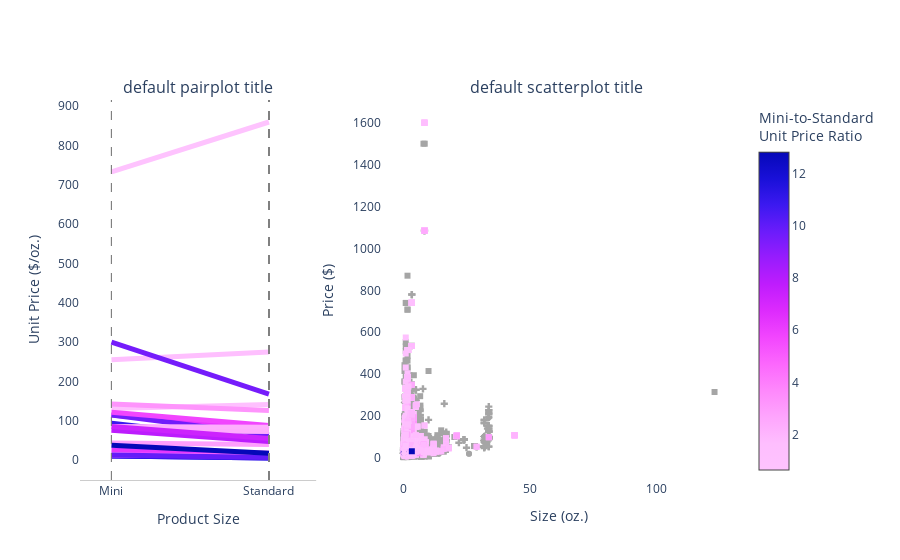

Notebook code for this chart:
### Code cell
fig.show()

### Figure 1 — Plotly figure (JSON) as saved in the notebook; plotly's stock layout.template omitted (floating-point values rounded to 4 significant figures; data arrays with more than 128 entries replaced by an {"elided": "..."} marker saying what was removed)
{"data": [{"line": {"width": 5}, "marker": {"color": "rgb(254.0, 191.4059280679559, 254.0)"}, "mode": "lines", "showlegend": false, "type": "scatter", "x": ["Mini", "Standard"], "xaxis": "x", "y": [255.6, 275], "yaxis": "y"}, {"hovertemplate": "Unit Price: %{y:$.2f} <br>%{text}", "marker": {"cmax": 12.82, "cmin": 0.6429, "color": "rgba(0,0,0,0)", "colorbar": {"thickness": 25, "title": {"text": "Unit Price Ratio"}, "x": 0.9, "xref": "container"}, "colorscale": [[0, "#fec3fe"], [0.08333, "#febefe"], [0.1667, "#fea5fd"], [0.25, "#fe88fc"], [0.3333, "#fc67fd"], [0.4167, "#f246fe"], [0.5, "#dd2bfd"], [0.5833, "#bf1cfd"], [0.6667, "#981cfd"], [0.75, "#6b1cfb"], [0.8333, "#3c19f0"], [0.9167, "#1910d8"], [1, "#0508b8"]], "showscale": false, "size": 0}, "mode": "markers", "text": ["Blush<br>NARS<br>Size: 0.09 oz.<br>Price: $23.0<br>Category: Blush<br>Mini-to-Standard Ratio: %0.93", "Blush<br>NARS<br>Size: 0.16 oz.<br>Price: $44.0<br>Category: Blush<br>Mini-to-Standard Ratio: %0.93"], "type": "scatter", "x": ["Mini", "Standard"], "xaxis": "x", "y": [255.6, 275], "yaxis": "y"}, {"line": {"width": 5}, "marker": {"color": "rgb(254.0, 191.5383873231201, 254.0)"}, "mode": "lines", "showlegend": false, "type": "scatter", "x": ["Mini", "Standard"], "xaxis": "x", "y": [131.2, 141.7], "yaxis": "y"}, {"hovertemplate": "Unit Price: %{y:$.2f} <br>%{text}", "marker": {"cmax": 12.82, "cmin": 0.6429, "color": "rgba(0,0,0,0)", "colorbar": {"thickness": 25, "title": {"text": "Unit Price Ratio"}, "x": 0.9, "xref": "container"}, "colorscale": [[0, "#fec3fe"], [0.08333, "#febefe"], [0.1667, "#fea5fd"], [0.25, "#fe88fc"], [0.3333, "#fc67fd"], [0.4167, "#f246fe"], [0.5, "#dd2bfd"], [0.5833, "#bf1cfd"], [0.6667, "#981cfd"], [0.75, "#6b1cfb"], [0.8333, "#3c19f0"], [0.9167, "#1910d8"], [1, "#0508b8"]], "showscale": false, "size": 0}, "mode": "markers", "text": ["Gifted™ Amazonian Clay Smart Mascara<br>tarte<br>Size: 0.16 oz.<br>Price: $21.0<br>Category: Mascara<br>Mini-to-Standard Ratio: %0.93", "Gifted™ Amazonian Clay Smart Mascara<br>tarte<br>Size: 0.24 oz.<br>Price: $34.0<br>Category: Mascara<br>Mini-to-Standard Ratio: %0.93"], "type": "scatter", "x": ["Mini", "Standard"], "xaxis": "x", "y": [131.2, 141.7], "yaxis": "y"}, {"line": {"width": 5}, "marker": {"color": "rgb(254.0, 148.11385820415865, 252.41771924841927)"}, "mode": "lines", "showlegend": false, "type": "scatter", "x": ["Mini", "Standard"], "xaxis": "x", "y": [142.9, 126.7], "yaxis": "y"}, {"hovertemplate": "Unit Price: %{y:$.2f} <br>%{text}", "marker": {"cmax": 12.82, "cmin": 0.6429, "color": "rgba(0,0,0,0)", "colorbar": {"thickness": 25, "title": {"text": "Unit Price Ratio"}, "x": 0.9, "xref": "container"}, "colorscale": [[0, "#fec3fe"], [0.08333, "#febefe"], [0.1667, "#fea5fd"], [0.25, "#fe88fc"], [0.3333, "#fc67fd"], [0.4167, "#f246fe"], [0.5, "#dd2bfd"], [0.5833, "#bf1cfd"], [0.6667, "#981cfd"], [0.75, "#6b1cfb"], [0.8333, "#3c19f0"], [0.9167, "#1910d8"], [1, "#0508b8"]], "showscale": false, "size": 0}, "mode": "markers", "text": ["They're Real! Lengthening Mascara<br>Benefit Cosmetics<br>Size: 0.14 oz.<br>Price: $20.0<br>Category: Mascara<br>Mini-to-Standard Ratio: %1.13", "They're Real! Lengthening Mascara<br>Benefit Cosmetics<br>Size: 0.3 oz.<br>Price: $38.0<br>Category: Mascara<br>Mini-to-Standard Ratio: %1.13"], "type": "scatter", "x": ["Mini", "Standard"], "xaxis": "x", "y": [142.9, 126.7], "yaxis": "y"}, {"line": {"width": 5}, "marker": {"color": "rgb(117.26619009348154, 28.0, 251.45627511526584)"}, "mode": "lines", "showlegend": false, "type": "scatter", "x": ["Mini", "Standard"], "xaxis": "x", "y": [300, 167.9], "yaxis": "y"}, {"hovertemplate": "Unit Price: %{y:$.2f} <br>%{text}", "marker": {"cmax": 12.82, "cmin": 0.6429, "color": "rgba(0,0,0,0)", "colorbar": {"thickness": 25, "title": {"text": "Unit Price Ratio"}, "x": 0.9, "xref": "container"}, "colorscale": [[0, "#fec3fe"], [0.08333, "#febefe"], [0.1667, "#fea5fd"], [0.25, "#fe88fc"], [0.3333, "#fc67fd"], [0.4167, "#f246fe"], [0.5, "#dd2bfd"], [0.5833, "#bf1cfd"], [0.6667, "#981cfd"], [0.75, "#6b1cfb"], [0.8333, "#3c19f0"], [0.9167, "#1910d8"], [1, "#0508b8"]], "showscale": false, "size": 0}, "mode": "markers", "text": ["Hoola Bronzer<br>Benefit Cosmetics<br>Size: 0.08 oz.<br>Price: $24.0<br>Category: Bronzer<br>Mini-to-Standard Ratio: %1.79", "Hoola Bronzer<br>Benefit Cosmetics<br>Size: 0.28 oz.<br>Price: $47.0<br>Category: Bronzer<br>Mini-to-Standard Ratio: %1.79"], "type": "scatter", "x": ["Mini", "Standard"], "xaxis": "x", "y": [300, 167.9], "yaxis": "y"}, {"line": {"width": 5}, "marker": {"color": "rgb(254, 195, 254)"}, "mode": "lines", "showlegend": false, "type": "scatter", "x": ["Mini", "Standard"], "xaxis": "x", "y": [733.3, 860], "yaxis": "y"}, {"hovertemplate": "Unit Price: %{y:$.2f} <br>%{text}", "marker": {"cmax": 12.82, "cmin": 0.6429, "color": "rgba(0,0,0,0)", "colorbar": {"thickness": 25, "title": {"text": "Unit Price Ratio"}, "x": 0.9, "xref": "container"}, "colorscale": [[0, "#fec3fe"], [0.08333, "#febefe"], [0.1667, "#fea5fd"], [0.25, "#fe88fc"], [0.3333, "#fc67fd"], [0.4167, "#f246fe"], [0.5, "#dd2bfd"], [0.5833, "#bf1cfd"], [0.6667, "#981cfd"], [0.75, "#6b1cfb"], [0.8333, "#3c19f0"], [0.9167, "#1910d8"], [1, "#0508b8"]], "showscale": false, "size": 0}, "mode": "markers", "text": ["Caviar Stick Eye Shadow<br>Laura Mercier<br>Size: 0.03 oz.<br>Price: $22.0<br>Category: Eyeshadow<br>Mini-to-Standard Ratio: %0.85", "Caviar Stick Eye Shadow<br>Laura Mercier<br>Size: 0.05 oz.<br>Price: $43.0<br>Category: Eyeshadow<br>Mini-to-Standard Ratio: %0.85"], "type": "scatter", "x": ["Mini", "Standard"], "xaxis": "x", "y": [733.3, 860], "yaxis": "y"}, {"line": {"width": 5}, "marker": {"color": "rgb(59.11522461867459, 24.772486330516323, 239.39329688137687)"}, "mode": "lines", "showlegend": false, "type": "scatter", "x": ["Mini", "Standard"], "xaxis": "x", "y": [94.12, 49], "yaxis": "y"}, {"hovertemplate": "Unit Price: %{y:$.2f} <br>%{text}", "marker": {"cmax": 12.82, "cmin": 0.6429, "color": "rgba(0,0,0,0)", "colorbar": {"thickness": 25, "title": {"text": "Unit Price Ratio"}, "x": 0.9, "xref": "container"}, "colorscale": [[0, "#fec3fe"], [0.08333, "#febefe"], [0.1667, "#fea5fd"], [0.25, "#fe88fc"], [0.3333, "#fc67fd"], [0.4167, "#f246fe"], [0.5, "#dd2bfd"], [0.5833, "#bf1cfd"], [0.6667, "#981cfd"], [0.75, "#6b1cfb"], [0.8333, "#3c19f0"], [0.9167, "#1910d8"], [1, "#0508b8"]], "showscale": false, "size": 0}, "mode": "markers", "text": ["Classic - Skin<br>CLEAN RESERVE<br>Size: 0.34 oz.<br>Price: $32.0<br>Category: Perfume<br>Mini-to-Standard Ratio: %1.92", "Classic - Skin<br>CLEAN RESERVE<br>Size: 2.0 oz.<br>Price: $98.0<br>Category: Perfume<br>Mini-to-Standard Ratio: %1.92"], "type": "scatter", "x": ["Mini", "Standard"], "xaxis": "x", "y": [94.12, 49], "yaxis": "y"}, {"line": {"width": 5}, "marker": {"color": "rgb(47.68667992047713, 21.833717693836977, 231.5565805168986)"}, "mode": "lines", "showlegend": false, "type": "scatter", "x": ["Mini", "Standard"], "xaxis": "x", "y": [11, 5.625], "yaxis": "y"}, {"hovertemplate": "Unit Price: %{y:$.2f} <br>%{text}", "marker": {"cmax": 12.82, "cmin": 0.6429, "color": "rgba(0,0,0,0)", "colorbar": {"thickness": 25, "title": {"text": "Unit Price Ratio"}, "x": 0.9, "xref": "container"}, "colorscale": [[0, "#fec3fe"], [0.08333, "#febefe"], [0.1667, "#fea5fd"], [0.25, "#fe88fc"], [0.3333, "#fc67fd"], [0.4167, "#f246fe"], [0.5, "#dd2bfd"], [0.5833, "#bf1cfd"], [0.6667, "#981cfd"], [0.75, "#6b1cfb"], [0.8333, "#3c19f0"], [0.9167, "#1910d8"], [1, "#0508b8"]], "showscale": false, "size": 0}, "mode": "markers", "text": ["Restore Shampoo<br>Living Proof<br>Size: 2.0 oz.<br>Price: $22.0<br>Category: Shampoo<br>Mini-to-Standard Ratio: %1.96", "Restore Shampoo<br>Living Proof<br>Size: 8.0 oz.<br>Price: $45.0<br>Category: Shampoo<br>Mini-to-Standard Ratio: %1.96"], "type": "scatter", "x": ["Mini", "Standard"], "xaxis": "x", "y": [11, 5.625], "yaxis": "y"}, {"line": {"width": 5}, "marker": {"color": "rgb(47.68667992047713, 21.833717693836977, 231.5565805168986)"}, "mode": "lines", "showlegend": false, "type": "scatter", "x": ["Mini", "Standard"], "xaxis": "x", "y": [11, 5.625], "yaxis": "y"}, {"hovertemplate": "Unit Price: %{y:$.2f} <br>%{text}", "marker": {"cmax": 12.82, "cmin": 0.6429, "color": "rgba(0,0,0,0)", "colorbar": {"thickness": 25, "title": {"text": "Unit Price Ratio"}, "x": 0.9, "xref": "container"}, "colorscale": [[0, "#fec3fe"], [0.08333, "#febefe"], [0.1667, "#fea5fd"], [0.25, "#fe88fc"], [0.3333, "#fc67fd"], [0.4167, "#f246fe"], [0.5, "#dd2bfd"], [0.5833, "#bf1cfd"], [0.6667, "#981cfd"], [0.75, "#6b1cfb"], [0.8333, "#3c19f0"], [0.9167, "#1910d8"], [1, "#0508b8"]], "showscale": false, "size": 0}, "mode": "markers", "text": ["Restore Conditioner<br>Living Proof<br>Size: 2.0 oz.<br>Price: $22.0<br>Category: Conditioner<br>Mini-to-Standard Ratio: %1.96", "Restore Conditioner<br>Living Proof<br>Size: 8.0 oz.<br>Price: $45.0<br>Category: Conditioner<br>Mini-to-Standard Ratio: %1.96"], "type": "scatter", "x": ["Mini", "Standard"], "xaxis": "x", "y": [11, 5.625], "yaxis": "y"}, {"line": {"width": 5}, "marker": {"color": "rgb(230.3602385685885, 55.03459244532806, 253.44572564612326)"}, "mode": "lines", "showlegend": false, "type": "scatter", "x": ["Mini", "Standard"], "xaxis": "x", "y": [26, 18], "yaxis": "y"}, {"hovertemplate": "Unit Price: %{y:$.2f} <br>%{text}", "marker": {"cmax": 12.82, "cmin": 0.6429, "color": "rgba(0,0,0,0)", "colorbar": {"thickness": 25, "title": {"text": "Unit Price Ratio"}, "x": 0.9, "xref": "container"}, "colorscale": [[0, "#fec3fe"], [0.08333, "#febefe"], [0.1667, "#fea5fd"], [0.25, "#fe88fc"], [0.3333, "#fc67fd"], [0.4167, "#f246fe"], [0.5, "#dd2bfd"], [0.5833, "#bf1cfd"], [0.6667, "#981cfd"], [0.75, "#6b1cfb"], [0.8333, "#3c19f0"], [0.9167, "#1910d8"], [1, "#0508b8"]], "showscale": false, "size": 0}, "mode": "markers", "text": ["Clear Improvement™ Active Charcoal Face Mask to Clear Pores<br>Origins<br>Size: 1.0 oz.<br>Price: $26.0<br>Category: Face Masks<br>Mini-to-Standard Ratio: %1.44", "Clear Improvement™ Active Charcoal Face Mask to Clear Pores<br>Origins<br>Size: 2.5 oz.<br>Price: $45.0<br>Category: Face Masks<br>Mini-to-Standard Ratio: %1.44"], "type": "scatter", "x": ["Mini", "Standard"], "xaxis": "x", "y": [26, 18], "yaxis": "y"}, {"line": {"width": 5}, "marker": {"color": "rgb(227.7642842599181, 51.69693690560899, 253.32210877428182)"}, "mode": "lines", "showlegend": false, "type": "scatter", "x": ["Mini", "Standard"], "xaxis": "x", "y": [115.2, 79], "yaxis": "y"}, {"hovertemplate": "Unit Price: %{y:$.2f} <br>%{text}", "marker": {"cmax": 12.82, "cmin": 0.6429, "color": "rgba(0,0,0,0)", "colorbar": {"thickness": 25, "title": {"text": "Unit Price Ratio"}, "x": 0.9, "xref": "container"}, "colorscale": [[0, "#fec3fe"], [0.08333, "#febefe"], [0.1667, "#fea5fd"], [0.25, "#fe88fc"], [0.3333, "#fc67fd"], [0.4167, "#f246fe"], [0.5, "#dd2bfd"], [0.5833, "#bf1cfd"], [0.6667, "#981cfd"], [0.75, "#6b1cfb"], [0.8333, "#3c19f0"], [0.9167, "#1910d8"], [1, "#0508b8"]], "showscale": false, "size": 0}, "mode": "markers", "text": ["Yellow Diamond<br>Versace<br>Size: 0.33 oz.<br>Price: $38.0<br>Category: Perfume<br>Mini-to-Standard Ratio: %1.46", "Yellow Diamond<br>Versace<br>Size: 1.0 oz.<br>Price: $79.0<br>Category: Perfume<br>Mini-to-Standard Ratio: %1.46"], "type": "scatter", "x": ["Mini", "Standard"], "xaxis": "x", "y": [115.2, 79], "yaxis": "y"}, {"line": {"width": 5}, "marker": {"color": "rgb(113.58841778354073, 28.0, 251.29281856815737)"}, "mode": "lines", "showlegend": false, "type": "scatter", "x": ["Mini", "Standard"], "xaxis": "x", "y": [115.2, 64.12], "yaxis": "y"}, {"hovertemplate": "Unit Price: %{y:$.2f} <br>%{text}", "marker": {"cmax": 12.82, "cmin": 0.6429, "color": "rgba(0,0,0,0)", "colorbar": {"thickness": 25, "title": {"text": "Unit Price Ratio"}, "x": 0.9, "xref": "container"}, "colorscale": [[0, "#fec3fe"], [0.08333, "#febefe"], [0.1667, "#fea5fd"], [0.25, "#fe88fc"], [0.3333, "#fc67fd"], [0.4167, "#f246fe"], [0.5, "#dd2bfd"], [0.5833, "#bf1cfd"], [0.6667, "#981cfd"], [0.75, "#6b1cfb"], [0.8333, "#3c19f0"], [0.9167, "#1910d8"], [1, "#0508b8"]], "showscale": false, "size": 0}, "mode": "markers", "text": ["Yellow Diamond<br>Versace<br>Size: 0.33 oz.<br>Price: $38.0<br>Category: Perfume<br>Mini-to-Standard Ratio: %1.80", "Yellow Diamond<br>Versace<br>Size: 1.7 oz.<br>Price: $109.0<br>Category: Perfume<br>Mini-to-Standard Ratio: %1.80"], "type": "scatter", "x": ["Mini", "Standard"], "xaxis": "x", "y": [115.2, 64.12], "yaxis": "y"}, {"line": {"width": 5}, "marker": {"color": "rgb(252.50698475811797, 111.3652485089463, 252.74650762094103)"}, "mode": "lines", "showlegend": false, "type": "scatter", "x": ["Mini", "Standard"], "xaxis": "x", "y": [13, 10.38], "yaxis": "y"}, {"hovertemplate": "Unit Price: %{y:$.2f} <br>%{text}", "marker": {"cmax": 12.82, "cmin": 0.6429, "color": "rgba(0,0,0,0)", "colorbar": {"thickness": 25, "title": {"text": "Unit Price Ratio"}, "x": 0.9, "xref": "container"}, "colorscale": [[0, "#fec3fe"], [0.08333, "#febefe"], [0.1667, "#fea5fd"], [0.25, "#fe88fc"], [0.3333, "#fc67fd"], [0.4167, "#f246fe"], [0.5, "#dd2bfd"], [0.5833, "#bf1cfd"], [0.6667, "#981cfd"], [0.75, "#6b1cfb"], [0.8333, "#3c19f0"], [0.9167, "#1910d8"], [1, "#0508b8"]], "showscale": false, "size": 0}, "mode": "markers", "text": ["Shea Hand Cream\t\t\t\t\t\t<br>L'Occitane<br>Size: 1.0 oz.<br>Price: $13.0<br>Category: Hand Cream & Foot Cream<br>Mini-to-Standard Ratio: %1.25", "Shea Hand Cream\t\t\t\t\t\t<br>L'Occitane<br>Size: 2.6 oz.<br>Price: $27.0<br>Category: Hand Cream & Foot Cream<br>Mini-to-Standard Ratio: %1.25"], "type": "scatter", "x": ["Mini", "Standard"], "xaxis": "x", "y": [13, 10.38], "yaxis": "y"}, {"line": {"width": 5}, "marker": {"color": "rgb(100.16720864005151, 27.563864381279885, 249.4008360646929)"}, "mode": "lines", "showlegend": false, "type": "scatter", "x": ["Mini", "Standard"], "xaxis": "x", "y": [13, 7.115], "yaxis": "y"}, {"hovertemplate": "Unit Price: %{y:$.2f} <br>%{text}", "marker": {"cmax": 12.82, "cmin": 0.6429, "color": "rgba(0,0,0,0)", "colorbar": {"thickness": 25, "title": {"text": "Unit Price Ratio"}, "x": 0.9, "xref": "container"}, "colorscale": [[0, "#fec3fe"], [0.08333, "#febefe"], [0.1667, "#fea5fd"], [0.25, "#fe88fc"], [0.3333, "#fc67fd"], [0.4167, "#f246fe"], [0.5, "#dd2bfd"], [0.5833, "#bf1cfd"], [0.6667, "#981cfd"], [0.75, "#6b1cfb"], [0.8333, "#3c19f0"], [0.9167, "#1910d8"], [1, "#0508b8"]], "showscale": false, "size": 0}, "mode": "markers", "text": ["Shea Hand Cream\t\t\t\t\t\t<br>L'Occitane<br>Size: 1.0 oz.<br>Price: $13.0<br>Category: Hand Cream & Foot Cream<br>Mini-to-Standard Ratio: %1.83", "Shea Hand Cream\t\t\t\t\t\t<br>L'Occitane<br>Size: 5.2 oz.<br>Price: $37.0<br>Category: Hand Cream & Foot Cream<br>Mini-to-Standard Ratio: %1.83"], "type": "scatter", "x": ["Mini", "Standard"], "xaxis": "x", "y": [13, 7.115], "yaxis": "y"}, {"line": {"width": 5}, "marker": {"color": "rgb(241.3111332007953, 69.11431411530825, 253.9671968190855)"}, "mode": "lines", "showlegend": false, "type": "scatter", "x": ["Mini", "Standard"], "xaxis": "x", "y": [122.2, 88], "yaxis": "y"}, {"hovertemplate": "Unit Price: %{y:$.2f} <br>%{text}", "marker": {"cmax": 12.82, "cmin": 0.6429, "color": "rgba(0,0,0,0)", "colorbar": {"thickness": 25, "title": {"text": "Unit Price Ratio"}, "x": 0.9, "xref": "container"}, "colorscale": [[0, "#fec3fe"], [0.08333, "#febefe"], [0.1667, "#fea5fd"], [0.25, "#fe88fc"], [0.3333, "#fc67fd"], [0.4167, "#f246fe"], [0.5, "#dd2bfd"], [0.5833, "#bf1cfd"], [0.6667, "#981cfd"], [0.75, "#6b1cfb"], [0.8333, "#3c19f0"], [0.9167, "#1910d8"], [1, "#0508b8"]], "showscale": false, "size": 0}, "mode": "markers", "text": ["N° 28 Primer Serum<br>Hourglass<br>Size: 0.27 oz.<br>Price: $33.0<br>Category: Face Primer<br>Mini-to-Standard Ratio: %1.39", "N° 28 Primer Serum<br>Hourglass<br>Size: 1.0 oz.<br>Price: $88.0<br>Category: Face Primer<br>Mini-to-Standard Ratio: %1.39"], "type": "scatter", "x": ["Mini", "Standard"], "xaxis": "x", "y": [122.2, 88], "yaxis": "y"}, {"line": {"width": 5}, "marker": {"color": "rgb(254.0, 158.88900713366857, 252.78927610805755)"}, "mode": "lines", "showlegend": false, "type": "scatter", "x": ["Mini", "Standard"], "xaxis": "x", "y": [43.53, 40], "yaxis": "y"}, {"hovertemplate": "Unit Price: %{y:$.2f} <br>%{text}", "marker": {"cmax": 12.82, "cmin": 0.6429, "color": "rgba(0,0,0,0)", "colorbar": {"thickness": 25, "title": {"text": "Unit Price Ratio"}, "x": 0.9, "xref": "container"}, "colorscale": [[0, "#fec3fe"], [0.08333, "#febefe"], [0.1667, "#fea5fd"], [0.25, "#fe88fc"], [0.3333, "#fc67fd"], [0.4167, "#f246fe"], [0.5, "#dd2bfd"], [0.5833, "#bf1cfd"], [0.6667, "#981cfd"], [0.75, "#6b1cfb"], [0.8333, "#3c19f0"], [0.9167, "#1910d8"], [1, "#0508b8"]], "showscale": false, "size": 0}, "mode": "markers", "text": ["Tinted Moisturizer Natural Skin Perfector<br>Laura Mercier<br>Size: 0.85 oz.<br>Price: $37.0<br>Category: Tinted Moisturizer<br>Mini-to-Standard Ratio: %1.09", "Tinted Moisturizer Natural Skin Perfector<br>Laura Mercier<br>Size: 1.7 oz.<br>Price: $68.0<br>Category: Tinted Moisturizer<br>Mini-to-Standard Ratio: %1.09"], "type": "scatter", "x": ["Mini", "Standard"], "xaxis": "x", "y": [43.53, 40], "yaxis": "y"}, {"line": {"width": 5}, "marker": {"color": "rgb(254.0, 171.21134730081053, 253.24845389203242)"}, "mode": "lines", "showlegend": false, "type": "scatter", "x": ["Mini", "Standard"], "xaxis": "x", "y": [76, 73.12], "yaxis": "y"}, {"hovertemplate": "Unit Price: %{y:$.2f} <br>%{text}", "marker": {"cmax": 12.82, "cmin": 0.6429, "color": "rgba(0,0,0,0)", "colorbar": {"thickness": 25, "title": {"text": "Unit Price Ratio"}, "x": 0.9, "xref": "container"}, "colorscale": [[0, "#fec3fe"], [0.08333, "#febefe"], [0.1667, "#fea5fd"], [0.25, "#fe88fc"], [0.3333, "#fc67fd"], [0.4167, "#f246fe"], [0.5, "#dd2bfd"], [0.5833, "#bf1cfd"], [0.6667, "#981cfd"], [0.75, "#6b1cfb"], [0.8333, "#3c19f0"], [0.9167, "#1910d8"], [1, "#0508b8"]], "showscale": false, "size": 0}, "mode": "markers", "text": ["Terre d’Hermès Eau de Toilette<br>HERMÈS<br>Size: 1.0 oz.<br>Price: $76.0<br>Category: Cologne<br>Mini-to-Standard Ratio: %1.04", "Terre d’Hermès Eau de Toilette<br>HERMÈS<br>Size: 1.6 oz.<br>Price: $117.0<br>Category: Cologne<br>Mini-to-Standard Ratio: %1.04"], "type": "scatter", "x": ["Mini", "Standard"], "xaxis": "x", "y": [76, 73.12], "yaxis": "y"}, {"line": {"width": 5}, "marker": {"color": "rgb(187.622703777336, 28.0, 253.0)"}, "mode": "lines", "showlegend": false, "type": "scatter", "x": ["Mini", "Standard"], "xaxis": "x", "y": [76, 47.27], "yaxis": "y"}, {"hovertemplate": "Unit Price: %{y:$.2f} <br>%{text}", "marker": {"cmax": 12.82, "cmin": 0.6429, "color": "rgba(0,0,0,0)", "colorbar": {"thickness": 25, "title": {"text": "Unit Price Ratio"}, "x": 0.9, "xref": "container"}, "colorscale": [[0, "#fec3fe"], [0.08333, "#febefe"], [0.1667, "#fea5fd"], [0.25, "#fe88fc"], [0.3333, "#fc67fd"], [0.4167, "#f246fe"], [0.5, "#dd2bfd"], [0.5833, "#bf1cfd"], [0.6667, "#981cfd"], [0.75, "#6b1cfb"], [0.8333, "#3c19f0"], [0.9167, "#1910d8"], [1, "#0508b8"]], "showscale": false, "size": 0}, "mode": "markers", "text": ["Terre d’Hermès Eau de Toilette<br>HERMÈS<br>Size: 1.0 oz.<br>Price: $76.0<br>Category: Cologne<br>Mini-to-Standard Ratio: %1.61", "Terre d’Hermès Eau de Toilette<br>HERMÈS<br>Size: 3.3 oz.<br>Price: $156.0<br>Category: Cologne<br>Mini-to-Standard Ratio: %1.61"], "type": "scatter", "x": ["Mini", "Standard"], "xaxis": "x", "y": [76, 47.27], "yaxis": "y"}, {"line": {"width": 5}, "marker": {"color": "rgb(254.0, 174.1330227589686, 253.36532091035875)"}, "mode": "lines", "showlegend": false, "type": "scatter", "x": ["Mini", "Standard"], "xaxis": "x", "y": [86, 83.75], "yaxis": "y"}, {"hovertemplate": "Unit Price: %{y:$.2f} <br>%{text}", "marker": {"cmax": 12.82, "cmin": 0.6429, "color": "rgba(0,0,0,0)", "colorbar": {"thickness": 25, "title": {"text": "Unit Price Ratio"}, "x": 0.9, "xref": "container"}, "colorscale": [[0, "#fec3fe"], [0.08333, "#febefe"], [0.1667, "#fea5fd"], [0.25, "#fe88fc"], [0.3333, "#fc67fd"], [0.4167, "#f246fe"], [0.5, "#dd2bfd"], [0.5833, "#bf1cfd"], [0.6667, "#981cfd"], [0.75, "#6b1cfb"], [0.8333, "#3c19f0"], [0.9167, "#1910d8"], [1, "#0508b8"]], "showscale": false, "size": 0}, "mode": "markers", "text": ["Un Jardin sur le Nil Eau de Toilette<br>HERMÈS<br>Size: 0.5 oz.<br>Price: $43.0<br>Category: Perfume<br>Mini-to-Standard Ratio: %1.03", "Un Jardin sur le Nil Eau de Toilette<br>HERMÈS<br>Size: 1.6 oz.<br>Price: $134.0<br>Category: Perfume<br>Mini-to-Standard Ratio: %1.03"], "type": "scatter", "x": ["Mini", "Standard"], "xaxis": "x", "y": [86, 83.75], "yaxis": "y"}, {"line": {"width": 5}, "marker": {"color": "rgb(204.41709741550702, 34.70854870775351, 253.0)"}, "mode": "lines", "showlegend": false, "type": "scatter", "x": ["Mini", "Standard"], "xaxis": "x", "y": [86, 55.45], "yaxis": "y"}, {"hovertemplate": "Unit Price: %{y:$.2f} <br>%{text}", "marker": {"cmax": 12.82, "cmin": 0.6429, "color": "rgba(0,0,0,0)", "colorbar": {"thickness": 25, "title": {"text": "Unit Price Ratio"}, "x": 0.9, "xref": "container"}, "colorscale": [[0, "#fec3fe"], [0.08333, "#febefe"], [0.1667, "#fea5fd"], [0.25, "#fe88fc"], [0.3333, "#fc67fd"], [0.4167, "#f246fe"], [0.5, "#dd2bfd"], [0.5833, "#bf1cfd"], [0.6667, "#981cfd"], [0.75, "#6b1cfb"], [0.8333, "#3c19f0"], [0.9167, "#1910d8"], [1, "#0508b8"]], "showscale": false, "size": 0}, "mode": "markers", "text": ["Un Jardin sur le Nil Eau de Toilette<br>HERMÈS<br>Size: 0.5 oz.<br>Price: $43.0<br>Category: Perfume<br>Mini-to-Standard Ratio: %1.55", "Un Jardin sur le Nil Eau de Toilette<br>HERMÈS<br>Size: 3.3 oz.<br>Price: $183.0<br>Category: Perfume<br>Mini-to-Standard Ratio: %1.55"], "type": "scatter", "x": ["Mini", "Standard"], "xaxis": "x", "y": [86, 55.45], "yaxis": "y"}, {"line": {"width": 5}, "marker": {"color": "rgb(5, 8, 184)"}, "mode": "lines", "showlegend": false, "type": "scatter", "x": ["Mini", "Standard"], "xaxis": "x", "y": [38.24, 17.94], "yaxis": "y"}, {"hovertemplate": "Unit Price: %{y:$.2f} <br>%{text}", "marker": {"cmax": 12.82, "cmin": 0.6429, "color": "rgba(0,0,0,0)", "colorbar": {"thickness": 25, "title": {"text": "Unit Price Ratio"}, "x": 0.9, "xref": "container"}, "colorscale": [[0, "#fec3fe"], [0.08333, "#febefe"], [0.1667, "#fea5fd"], [0.25, "#fe88fc"], [0.3333, "#fc67fd"], [0.4167, "#f246fe"], [0.5, "#dd2bfd"], [0.5833, "#bf1cfd"], [0.6667, "#981cfd"], [0.75, "#6b1cfb"], [0.8333, "#3c19f0"], [0.9167, "#1910d8"], [1, "#0508b8"]], "showscale": false, "size": 0}, "mode": "markers", "text": ["Hairdresser’s Invisible Oil<br>Bumble and bumble<br>Size: 0.85 oz.<br>Price: $32.5<br>Category: Hair Oil<br>Mini-to-Standard Ratio: %2.13", "Hairdresser’s Invisible Oil<br>Bumble and bumble<br>Size: 3.4 oz.<br>Price: $61.0<br>Category: Hair Oil<br>Mini-to-Standard Ratio: %2.13"], "type": "scatter", "x": ["Mini", "Standard"], "xaxis": "x", "y": [38.24, 17.94], "yaxis": "y"}, {"marker": {"color": {"elided": "5468 str values"}, "symbol": {"elided": "5468 str values"}}, "mode": "markers", "opacity": 0.7, "type": "scatter", "x": {"elided": "5468 float values"}, "xaxis": "x2", "y": {"elided": "5468 float values"}, "yaxis": "y2"}, {"marker": {"cmax": null, "cmin": null, "color": {"elided": "2668 float values"}, "colorbar": {"title": {"text": "Mini-to-Standard <br>Unit Price Ratio"}}, "colorscale": [[0, "#fec3fe"], [0.08333, "#febefe"], [0.1667, "#fea5fd"], [0.25, "#fe88fc"], [0.3333, "#fc67fd"], [0.4167, "#f246fe"], [0.5, "#dd2bfd"], [0.5833, "#bf1cfd"], [0.6667, "#981cfd"], [0.75, "#6b1cfb"], [0.8333, "#3c19f0"], [0.9167, "#1910d8"], [1, "#0508b8"]], "symbol": {"elided": "2668 str values"}}, "mode": "markers", "type": "scatter", "x": {"elided": "2668 float values"}, "xaxis": "x2", "y": {"elided": "2668 float values"}, "yaxis": "y2"}], "layout": {"annotations": [{"font": {"size": 16}, "showarrow": false, "text": "default pairplot title", "x": 0.18, "xanchor": "center", "xref": "paper", "y": 1, "yanchor": "bottom", "yref": "paper"}, {"font": {"size": 16}, "showarrow": false, "text": "default scatterplot title ", "x": 0.73, "xanchor": "center", "xref": "paper", "y": 1, "yanchor": "bottom", "yref": "paper"}], "plot_bgcolor": "white", "shapes": [{"line": {"color": "grey", "dash": "dash", "width": 1}, "type": "line", "x0": 0, "x1": 0, "xref": "x", "y0": 0, "y1": 1, "yref": "y domain"}, {"line": {"color": "grey", "dash": "dash", "width": 1}, "type": "line", "x0": 1, "x1": 1, "xref": "x", "y0": 0, "y1": 1, "yref": "y domain"}, {"line": {"color": "grey", "dash": "dash", "width": 1}, "type": "line", "x0": 0, "x1": 0, "xref": "x", "y0": 0, "y1": 1, "yref": "y domain"}, {"line": {"color": "grey", "dash": "dash", "width": 1}, "type": "line", "x0": 1, "x1": 1, "xref": "x", "y0": 0, "y1": 1, "yref": "y domain"}, {"line": {"color": "grey", "dash": "dash", "width": 1}, "type": "line", "x0": 0, "x1": 0, "xref": "x", "y0": 0, "y1": 1, "yref": "y domain"}, {"line": {"color": "grey", "dash": "dash", "width": 1}, "type": "line", "x0": 1, "x1": 1, "xref": "x", "y0": 0, "y1": 1, "yref": "y domain"}, {"line": {"color": "grey", "dash": "dash", "width": 1}, "type": "line", "x0": 0, "x1": 0, "xref": "x", "y0": 0, "y1": 1, "yref": "y domain"}, {"line": {"color": "grey", "dash": "dash", "width": 1}, "type": "line", "x0": 1, "x1": 1, "xref": "x", "y0": 0, "y1": 1, "yref": "y domain"}, {"line": {"color": "grey", "dash": "dash", "width": 1}, "type": "line", "x0": 0, "x1": 0, "xref": "x", "y0": 0, "y1": 1, "yref": "y domain"}, {"line": {"color": "grey", "dash": "dash", "width": 1}, "type": "line", "x0": 1, "x1": 1, "xref": "x", "y0": 0, "y1": 1, "yref": "y domain"}, {"line": {"color": "grey", "dash": "dash", "width": 1}, "type": "line", "x0": 0, "x1": 0, "xref": "x", "y0": 0, "y1": 1, "yref": "y domain"}, {"line": {"color": "grey", "dash": "dash", "width": 1}, "type": "line", "x0": 1, "x1": 1, "xref": "x", "y0": 0, "y1": 1, "yref": "y domain"}, {"line": {"color": "grey", "dash": "dash", "width": 1}, "type": "line", "x0": 0, "x1": 0, "xref": "x", "y0": 0, "y1": 1, "yref": "y domain"}, {"line": {"color": "grey", "dash": "dash", "width": 1}, "type": "line", "x0": 1, "x1": 1, "xref": "x", "y0": 0, "y1": 1, "yref": "y domain"}, {"line": {"color": "grey", "dash": "dash", "width": 1}, "type": "line", "x0": 0, "x1": 0, "xref": "x", "y0": 0, "y1": 1, "yref": "y domain"}, {"line": {"color": "grey", "dash": "dash", "width": 1}, "type": "line", "x0": 1, "x1": 1, "xref": "x", "y0": 0, "y1": 1, "yref": "y domain"}, {"line": {"color": "grey", "dash": "dash", "width": 1}, "type": "line", "x0": 0, "x1": 0, "xref": "x", "y0": 0, "y1": 1, "yref": "y domain"}, {"line": {"color": "grey", "dash": "dash", "width": 1}, "type": "line", "x0": 1, "x1": 1, "xref": "x", "y0": 0, "y1": 1, "yref": "y domain"}, {"line": {"color": "grey", "dash": "dash", "width": 1}, "type": "line", "x0": 0, "x1": 0, "xref": "x", "y0": 0, "y1": 1, "yref": "y domain"}, {"line": {"color": "grey", "dash": "dash", "width": 1}, "type": "line", "x0": 1, "x1": 1, "xref": "x", "y0": 0, "y1": 1, "yref": "y domain"}, {"line": {"color": "grey", "dash": "dash", "width": 1}, "type": "line", "x0": 0, "x1": 0, "xref": "x", "y0": 0, "y1": 1, "yref": "y domain"}, {"line": {"color": "grey", "dash": "dash", "width": 1}, "type": "line", "x0": 1, "x1": 1, "xref": "x", "y0": 0, "y1": 1, "yref": "y domain"}, {"line": {"color": "grey", "dash": "dash", "width": 1}, "type": "line", "x0": 0, "x1": 0, "xref": "x", "y0": 0, "y1": 1, "yref": "y domain"}, {"line": {"color": "grey", "dash": "dash", "width": 1}, "type": "line", "x0": 1, "x1": 1, "xref": "x", "y0": 0, "y1": 1, "yref": "y domain"}, {"line": {"color": "grey", "dash": "dash", "width": 1}, "type": "line", "x0": 0, "x1": 0, "xref": "x", "y0": 0, "y1": 1, "yref": "y domain"}, {"line": {"color": "grey", "dash": "dash", "width": 1}, "type": "line", "x0": 1, "x1": 1, "xref": "x", "y0": 0, "y1": 1, "yref": "y domain"}, {"line": {"color": "grey", "dash": "dash", "width": 1}, "type": "line", "x0": 0, "x1": 0, "xref": "x", "y0": 0, "y1": 1, "yref": "y domain"}, {"line": {"color": "grey", "dash": "dash", "width": 1}, "type": "line", "x0": 1, "x1": 1, "xref": "x", "y0": 0, "y1": 1, "yref": "y domain"}, {"line": {"color": "grey", "dash": "dash", "width": 1}, "type": "line", "x0": 0, "x1": 0, "xref": "x", "y0": 0, "y1": 1, "yref": "y domain"}, {"line": {"color": "grey", "dash": "dash", "width": 1}, "type": "line", "x0": 1, "x1": 1, "xref": "x", "y0": 0, "y1": 1, "yref": "y domain"}, {"line": {"color": "grey", "dash": "dash", "width": 1}, "type": "line", "x0": 0, "x1": 0, "xref": "x", "y0": 0, "y1": 1, "yref": "y domain"}, {"line": {"color": "grey", "dash": "dash", "width": 1}, "type": "line", "x0": 1, "x1": 1, "xref": "x", "y0": 0, "y1": 1, "yref": "y domain"}, {"line": {"color": "grey", "dash": "dash", "width": 1}, "type": "line", "x0": 0, "x1": 0, "xref": "x", "y0": 0, "y1": 1, "yref": "y domain"}, {"line": {"color": "grey", "dash": "dash", "width": 1}, "type": "line", "x0": 1, "x1": 1, "xref": "x", "y0": 0, "y1": 1, "yref": "y domain"}, {"line": {"color": "grey", "dash": "dash", "width": 1}, "type": "line", "x0": 0, "x1": 0, "xref": "x", "y0": 0, "y1": 1, "yref": "y domain"}, {"line": {"color": "grey", "dash": "dash", "width": 1}, "type": "line", "x0": 1, "x1": 1, "xref": "x", "y0": 0, "y1": 1, "yref": "y domain"}, {"line": {"color": "grey", "dash": "dash", "width": 1}, "type": "line", "x0": 0, "x1": 0, "xref": "x", "y0": 0, "y1": 1, "yref": "y domain"}, {"line": {"color": "grey", "dash": "dash", "width": 1}, "type": "line", "x0": 1, "x1": 1, "xref": "x", "y0": 0, "y1": 1, "yref": "y domain"}, {"line": {"color": "grey", "dash": "dash", "width": 1}, "type": "line", "x0": 0, "x1": 0, "xref": "x", "y0": 0, "y1": 1, "yref": "y domain"}, {"line": {"color": "grey", "dash": "dash", "width": 1}, "type": "line", "x0": 1, "x1": 1, "xref": "x", "y0": 0, "y1": 1, "yref": "y domain"}], "showlegend": false, "xaxis": {"anchor": "y", "domain": [0, 0.36], "linecolor": "rgb(204, 204, 204)", "range": [-0.2, 1.3], "tickmode": "array", "title": {"text": "Product Size"}, "type": "category"}, "xaxis2": {"anchor": "y2", "domain": [0.46, 1], "title": {"text": "Size (oz.)"}}, "yaxis": {"anchor": "x", "domain": [0, 1], "showgrid": false, "showline": false, "showticklabels": true, "title": {"text": "Unit Price ($/oz.)"}, "zeroline": true}, "yaxis2": {"anchor": "x2", "domain": [0, 1], "title": {"text": "Price ($)"}}}}
